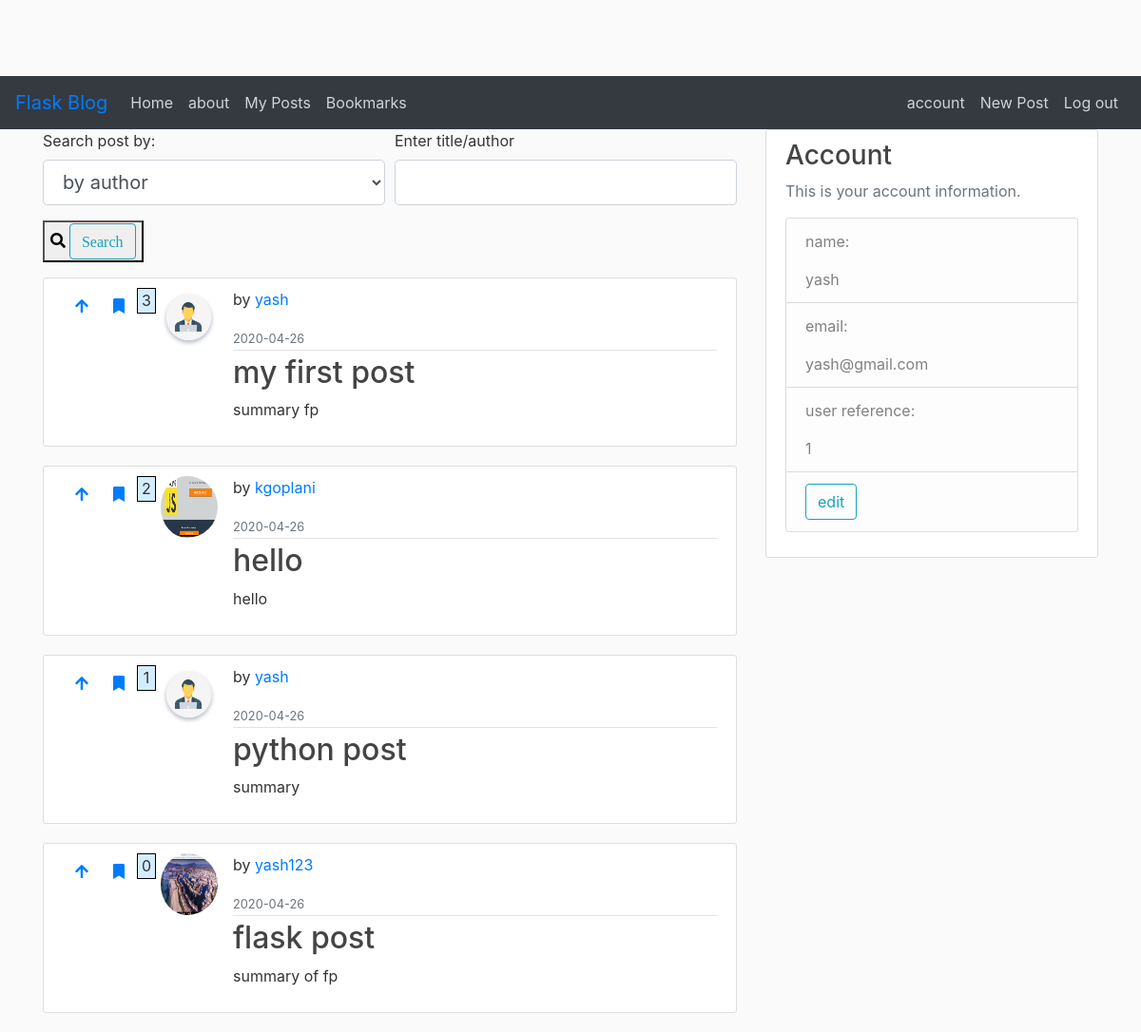
Screenshot of /home (signed in) with the database file from the repository.
### flaskblog/models.py (models this page shows, shortened)
class Post(db.Model):
	id = db.Column(db.Integer, primary_key = True)
	title = db.Column(db.String(100), nullable = False)
	summary = db.Column(db.String(100), nullable = False)
	date_posted = db.Column(db.DateTime, nullable = False, default=datetime.utcnow)
	content = db.Column(db.Text, nullable = False)
	user_id = db.Column(db.Integer, db.ForeignKey('user.id'), nullable = False)
	upvotes = db.Column(db.Integer, default=0)
	downvotes = db.Column(db.Integer, default=0)
	comments = db.relationship('Comment', secondary=post_comments, backref=db.backref('posted_on', lazy='dynamic'))

class User(db.Model, UserMixin):
	id = db.Column(db.Integer, primary_key = True)
	username = db.Column(db.String(20), unique = True, nullable = False)
	email = db.Column(db.String(120), unique = True, nullable = False)
	image_file = db.Column(db.String(20), nullable = False, default = 'default.jpg')
	password = db.Column(db.String(60), nullable = False)
	posts = db.relationship('Post', backref = 'author', lazy = True)
	bookmarks = db.relationship('Post', secondary=user_bookmarks, backref=db.backref('users', lazy='dynamic'))
	comments = db.relationship('Comment', backref = 'commenter', lazy= True)
	messages = db.relationship('Message', backref = 'sender', lazy = 'dynamic', foreign_keys = 'Message.uidsender')
	receiver = db.relationship('Message', backref = 'received', lazy = 'dynamic', foreign_keys = 'Message.uidreceiver')

### flaskblog/routes.py (the view)
@app.route('/')
@app.route('/home', methods=['GET', 'POST'])
def home():
	blist = None
	posts = Post.query.order_by(Post.upvotes.desc()).all()
	form = SearchForm()
	form2 = UpvoteForm()
	form3 = BookmarkForm()
	if current_user.is_authenticated:
		blist = current_user.bookmarks
	if form.validate_on_submit():
		x = form.select.data
		y = form.search.data
		return redirect(url_for('searchresult', ref = x, arg = y))
	return render_template('home.html', posts=posts, form = form, form2 = form2, form3 = form3, blist = blist)

### flaskblog/forms.py
class SearchForm(FlaskForm):
	choices = [
		(1, 'by author'),
		(2, 'by post title'),
	]
	select = SelectField('Search post by: ', choices = choices)
	search = StringField('Enter title/author', validators = [DataRequired(), Length(min = 5, max = 30)])
	submit = SubmitField('Search')

class UpvoteForm(FlaskForm):
	submit = SubmitField('')

### flaskblog/models.py (called while the page is built)
@login_manager.user_loader
def load_user(user_id):
	return User.query.get(int(user_id))

### flaskblog/templates/home.html (shortened to what this page needs)
{% extends "layout.html" %}
{% block content %}
    <form method="POST" action="" enctype="multipart/form-data">
      <fieldset class="form-group">
          <div class="form-row">
            <div class="col">
                {{ form.select.label(class="form-control-label") }}
                {{ form.select(class="form-control form-control-lg") }}
              </div>
              <div class="col">
                {{ form.search.label(class="form-control-label") }}
                {{ form.search(class="form-control form-control-lg") }}
              </div>
            </div>
        </fieldset>
      <div class="form-group">
        <button type="submit"><i class="fa fa-search">
        {{ form.submit(class="btn btn-outline-info") }}
        </i></button>
      </div>
    </form>
  {% for post in posts %}
        <article class="media content-section">
          <form method="POST" action="{{ url_for('upvote', post_id=post.id) }}">
            <button id="clicked" type="submit" class="btn btn-link" data-toggle="popover" title="Upvote" data-content="You can upvote posts!">
                <span class="fa fa-arrow-up"></span>
            </button>
          </form>
          {% if current_user.is_authenticated %}
            {% if not (post in blist) %}
              <form method="POST" action="{{ url_for('bookmark', post_id=post.id) }}">
                <button id="clicked" type="submit" class="btn btn-link" data-toggle="popover" title="Bookmark" data-content="You can upvote posts!">
                <i class="fa fa-bookmark" aria-hidden="true"></i>
                </button>
              </form>
            {% endif %}
          {% endif %}
          <div style="width:20px; height:20px; border: 1px solid black; text-align: center; background-color: #D4EDFE; padding-bottom: 25px;">
            <p>{{ post.upvotes }}</p>
          </div>
          <img class="rounded-circle article-img" style="padding-left:5px;" src="{{ url_for('static', filename='profile_pics/' + post.author.image_file) }}">
          <div class="media-body">
            <div class="article-metadata">
              <p>by <a href="{{ url_for('displayuser', user_id = post.author.id) }}"> {{ post.author.username }} </a></p>
              <small class="text-muted">{{ post.date_posted.strftime('%Y-%m-%d') }}</small>
            </div>
            <h2><a class="article-title" href="{{ url_for('post_display', post_id=post.id) }}">{{ post.title }}</a></h2>
            <p class="article-content">{{ post.summary }}</p>
          </div>
        </article>
    {% endfor %}
{% endblock content %}

### flaskblog/templates/layout.html (shortened to what this page needs)
<!DOCTYPE html>
<html>
<head>
      <link rel="stylesheet" href="https://maxcdn.bootstrapcdn.com/bootstrap/4.0.0/css/bootstrap.min.css">
      <link rel="stylesheet" href="https://use.fontawesome.com/releases/v5.7.0/css/all.css">
    <link rel="stylesheet" type="text/css" href="{{ url_for('static', filename='main.css') }}">
</head>
<body>
    <header class="site-header">
      <nav class="navbar navbar-expand-lg navbar-primary bg-dark">
        <a class="navbar-brand" href="#">Flask Blog</a>
        <div class="collapse navbar-collapse" id="navbarNav">
          <ul class="navbar-nav">
            <li class="nav-item active">
              <a class="nav-link" href="{{ url_for('home') }}">Home <span class="sr-only">(current)</span></a>
            </li>
            <li class="nav-item">
              <a class="nav-link" href="{{ url_for('about') }}">about</a>
            </li>
            {% if current_user.is_authenticated %}
              <li class="nav-item"><a class = "nav-link" href="{{ url_for('myposts') }}">My Posts</a></li>
              <li class="nav-item"><a class = "nav-link" href="{{ url_for('bookmarks', user_id = current_user.id) }}">Bookmarks</a></li>
            {% endif %}
          </ul>
        </div>
            <ul class="nav navbar-nav navbar-right">
              {% if current_user.is_authenticated %}
                <li class="nav-item"><a class = "nav-link" href="{{ url_for('account') }}">account</a></li>
                <li class="nav-item"><a class = "nav-link" href="{{ url_for('new') }}">New Post</a></li>
                <li class="nav-item"><a class = "nav-link" href="{{ url_for('logout') }}">Log out</a></li>
              {% else %}
                <li class="nav-item"><a class = "nav-link" href="{{ url_for('register') }}">sign up</a></li>
                <li class="nav-item"><a class = "nav-link" href="{{ url_for('login') }}">Log in</a></li>
              {% endif %}
          </ul>
      </nav>
    </header>
    <main role="main" class="container">
      <div class="row">
        <div class="col-md-8">
          {% block content %}{% endblock %}
        </div>
        {% if current_user.is_authenticated %}
          <div class="col-md-4">
            <div class="content-section">
              <h3>Account</h3>
              <p class='text-muted'>This is your account information.
                <ul class="list-group">
                  <li class="list-group-item list-group-item-light"><p>name: </p>{{current_user.username}}</li>
                  <li class="list-group-item list-group-item-light"><p>email: </p>{{current_user.email}}</li>
                  <li class="list-group-item list-group-item-light"><p>user reference: </p>{{current_user.id}}</li>
                  <li class="list-group-item list-group-item-light"><a href="{{ url_for('account') }}" class="btn btn-outline-info">edit</a></li>
                </ul>
              </p>
            </div>
          </div>
        {% endif %}
      </div>
    </main>
</body>
</html>

### flaskblog/static/main.css (style rules this page uses)
body { background: #fafafa; color: #333333; margin-top: 5rem; }
h1, h2, h3, h4, h5, h6 { color: #444444; }
.site-header .navbar-nav .nav-link { color: #cbd5db; }
.content-section { background: #ffffff; padding: 10px 20px; border: 1px solid #dddddd; border-radius: 3px; margin-bottom: 20px; }
.article-title { color: #444444; }
.article-content { white-space: pre-line; }
.article-img { height: 65px; width: 65px; margin-right: 16px; }
.article-metadata { padding-bottom: 1px; margin-bottom: 4px; border-bottom: 1px solid #e3e3e3 }

### rows the page displays
Post: upvotes "3", image_file (picture), author.username "yash", date_posted "2020-04-26", title "my first post", summary "summary fp"
Post: upvotes "2", image_file (picture), author.username "kgoplani", date_posted "2020-04-26", title "hello", summary "hello"
Post: upvotes "1", image_file (picture), author.username "yash", date_posted "2020-04-26", title "python post", summary "summary"
Post: upvotes "0", image_file (picture), author.username "yash123", date_posted "2020-04-26", title "flask post", summary "summary of fp"
User: username "yash", email "yash@gmail.com", id "1"
